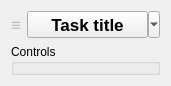
<?xml version="1.0" encoding="UTF-8"?>
<ui version="4.0">
 <class>DefaultTaskNode</class>
 <widget class="QWidget" name="DefaultTaskNode">
  <property name="geometry">
   <rect>
    <x>0</x>
    <y>0</y>
    <width>171</width>
    <height>80</height>
   </rect>
  </property>
  <property name="windowTitle">
   <string>Form</string>
  </property>
  <layout class="QVBoxLayout" name="verticalLayout">
   <item>
    <layout class="QHBoxLayout" name="horizontalLayout">
     <item>
      <widget class="QLabel" name="m_handle">
       <property name="palette">
        <palette>
         <active>
          <colorrole role="WindowText">
           <brush brushstyle="SolidPattern">
            <color alpha="255">
             <red>192</red>
             <green>191</green>
             <blue>188</blue>
            </color>
           </brush>
          </colorrole>
          <colorrole role="Text">
           <brush brushstyle="SolidPattern">
            <color alpha="255">
             <red>119</red>
             <green>118</green>
             <blue>123</blue>
            </color>
           </brush>
          </colorrole>
         </active>
         <inactive>
          <colorrole role="WindowText">
           <brush brushstyle="SolidPattern">
            <color alpha="255">
             <red>192</red>
             <green>191</green>
             <blue>188</blue>
            </color>
           </brush>
          </colorrole>
          <colorrole role="Text">
           <brush brushstyle="SolidPattern">
            <color alpha="255">
             <red>119</red>
             <green>118</green>
             <blue>123</blue>
            </color>
           </brush>
          </colorrole>
         </inactive>
         <disabled>
          <colorrole role="WindowText">
           <brush brushstyle="SolidPattern">
            <color alpha="255">
             <red>146</red>
             <green>149</green>
             <blue>149</blue>
            </color>
           </brush>
          </colorrole>
          <colorrole role="Text">
           <brush brushstyle="SolidPattern">
            <color alpha="255">
             <red>146</red>
             <green>149</green>
             <blue>149</blue>
            </color>
           </brush>
          </colorrole>
         </disabled>
        </palette>
       </property>
       <property name="font">
        <font>
         <pointsize>13</pointsize>
         <weight>75</weight>
         <bold>true</bold>
        </font>
       </property>
       <property name="cursor">
        <cursorShape>ClosedHandCursor</cursorShape>
       </property>
       <property name="text">
        <string>≡</string>
       </property>
      </widget>
     </item>
     <item>
      <widget class="QToolButton" name="m_headlineButton">
       <property name="sizePolicy">
        <sizepolicy hsizetype="MinimumExpanding" vsizetype="Fixed">
         <horstretch>0</horstretch>
         <verstretch>0</verstretch>
        </sizepolicy>
       </property>
       <property name="palette">
        <palette>
         <active>
          <colorrole role="HighlightedText">
           <brush brushstyle="SolidPattern">
            <color alpha="255">
             <red>119</red>
             <green>118</green>
             <blue>123</blue>
            </color>
           </brush>
          </colorrole>
         </active>
         <inactive>
          <colorrole role="HighlightedText">
           <brush brushstyle="SolidPattern">
            <color alpha="255">
             <red>119</red>
             <green>118</green>
             <blue>123</blue>
            </color>
           </brush>
          </colorrole>
         </inactive>
         <disabled>
          <colorrole role="HighlightedText">
           <brush brushstyle="SolidPattern">
            <color alpha="255">
             <red>119</red>
             <green>118</green>
             <blue>123</blue>
            </color>
           </brush>
          </colorrole>
         </disabled>
        </palette>
       </property>
       <property name="font">
        <font>
         <pointsize>13</pointsize>
         <weight>75</weight>
         <bold>true</bold>
        </font>
       </property>
       <property name="text">
        <string>Task title</string>
       </property>
       <property name="popupMode">
        <enum>QToolButton::MenuButtonPopup</enum>
       </property>
       <property name="toolButtonStyle">
        <enum>Qt::ToolButtonTextBesideIcon</enum>
       </property>
      </widget>
     </item>
    </layout>
   </item>
   <item>
    <widget class="QGroupBox" name="m_controls">
     <property name="sizePolicy">
      <sizepolicy hsizetype="Preferred" vsizetype="MinimumExpanding">
       <horstretch>0</horstretch>
       <verstretch>0</verstretch>
      </sizepolicy>
     </property>
     <property name="title">
      <string>Controls</string>
     </property>
     <property name="flat">
      <bool>true</bool>
     </property>
    </widget>
   </item>
  </layout>
 </widget>
 <resources/>
 <connections/>
</ui>
